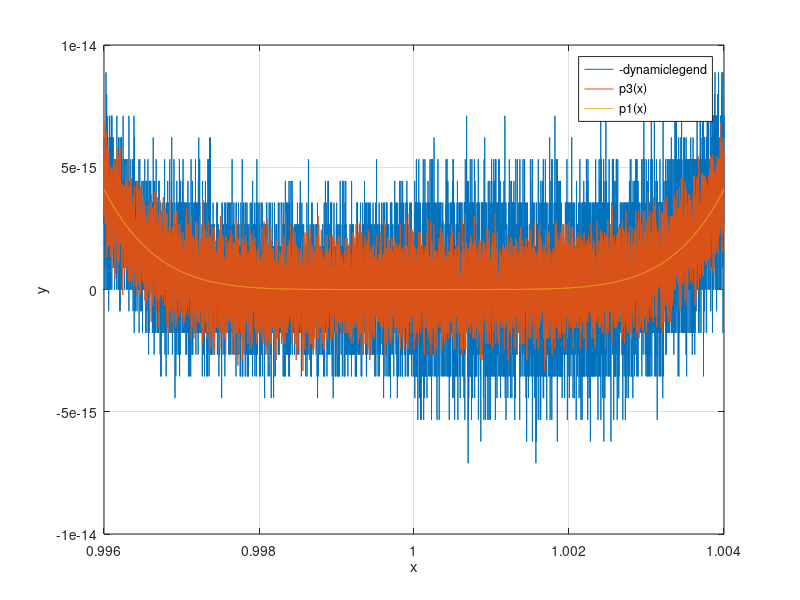

This figure's MATLAB source:
x = linspace(0.996, 1.004, 10000);
p1 = (x-1).^6;
p2 = x.^6 - 6*x.^5 + 15*x.^4 - 20*x.^3 + 15*x.^2 - 6*x + 1;
p3 = 1 + x.*(-6 + x.*(15 + x.*(-20 + x.*(15 + x.*(-6 + x)))));

figure(1); clf

plot(x , p2, 'DisplayName', 'p2(x)')
legend('-dynamiclegend')
hold on
plot(x, p3, 'DisplayName', 'p3(x)')
plot(x, p1, 'DisplayName', 'p1(x)')
xlabel('x');
ylabel('y')
grid on